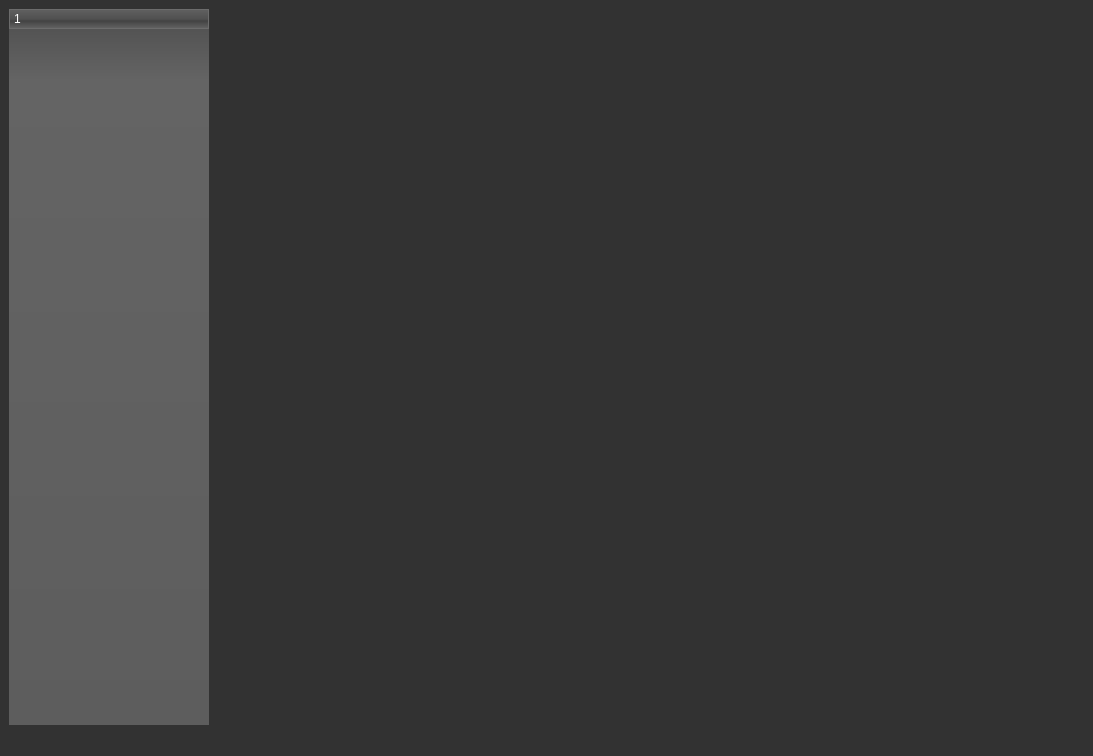
<?xml version="1.0" encoding="UTF-8"?>
<ui version="4.0">
 <class>MainWindow</class>
 <widget class="QMainWindow" name="MainWindow">
  <property name="geometry">
   <rect>
    <x>0</x>
    <y>0</y>
    <width>1093</width>
    <height>756</height>
   </rect>
  </property>
  <property name="windowTitle">
   <string>MainWindow</string>
  </property>
  <property name="styleSheet">
   <string notr="true">QToolTip
{
     border: 1px solid black;
     background-color: #ffa02f;
     padding: 1px;
     border-radius: 3px;
     opacity: 100;
}

QWidget
{
    color: #b1b1b1;
    background-color:#323232;
}

QWidget:item:hover
{
    background-color: QLinearGradient( x1: 0, y1: 0, x2: 0, y2: 1, stop: 0 #ffa02f, stop: 1 #ca0619);
    color: #000000;
}

QWidget:item:selected
{
    background-color: QLinearGradient( x1: 0, y1: 0, x2: 0, y2: 1, stop: 0 #ffa02f, stop: 1 #d7801a);
}

QMenuBar::item
{
    background: transparent;
}

QMenuBar::item:selected
{
    background: transparent;
    border: 1px solid #ffaa00;
}

QMenuBar::item:pressed
{
    background: #444;
    border: 1px solid #000;
    background-color: QLinearGradient(
        x1:0, y1:0,
        x2:0, y2:1,
        stop:1 #212121,
        stop:0.4 #343434/*,
        stop:0.2 #343434,
        stop:0.1 #ffaa00*/
    );
    margin-bottom:-1px;
    padding-bottom:1px;
}

QMenu
{
    border: 1px solid #000;
}

QMenu::item
{
    padding: 2px 20px 2px 20px;
}

QMenu::item:selected
{
    color: #000000;
}

QWidget:disabled
{
    color: #404040;
    background-color: #323232;
}

QAbstractItemView
{
    background-color: QLinearGradient( x1: 0, y1: 0, x2: 0, y2: 1, stop: 0 #4d4d4d, stop: 0.1 #646464, stop: 1 #5d5d5d);
}

QWidget:focus
{
    /*border: 2px solid QLinearGradient( x1: 0, y1: 0, x2: 0, y2: 1, stop: 0 #ffa02f, stop: 1 #d7801a);*/
}

QLineEdit
{
    background-color: QLinearGradient( x1: 0, y1: 0, x2: 0, y2: 1, stop: 0 #4d4d4d, stop: 0 #646464, stop: 1 #5d5d5d);
    padding: 1px;
    border-style: solid;
    border: 1px solid #1e1e1e;
    border-radius: 5;
}

QPushButton
{
    color: #b1b1b1;
    background-color: QLinearGradient( x1: 0, y1: 0, x2: 0, y2: 1, stop: 0 #565656, stop: 0.1 #525252, stop: 0.5 #4e4e4e, stop: 0.9 #4a4a4a, stop: 1 #464646);
    border-width: 1px;
    border-color: #1e1e1e;
    border-style: solid;
    border-radius: 6;
    padding: 3px;
    font-size: 12px;
    padding-left: 5px;
    padding-right: 5px;
}

QPushButton:pressed
{
    background-color: QLinearGradient( x1: 0, y1: 0, x2: 0, y2: 1, stop: 0 #2d2d2d, stop: 0.1 #2b2b2b, stop: 0.5 #292929, stop: 0.9 #282828, stop: 1 #252525);
}

QComboBox
{
    selection-background-color: #ffaa00;
    background-color: QLinearGradient( x1: 0, y1: 0, x2: 0, y2: 1, stop: 0 #565656, stop: 0.1 #525252, stop: 0.5 #4e4e4e, stop: 0.9 #4a4a4a, stop: 1 #464646);
    border-style: solid;
    border: 1px solid #1e1e1e;
    border-radius: 5;
}

QComboBox:hover,QPushButton:hover
{
    border: 2px solid QLinearGradient( x1: 0, y1: 0, x2: 0, y2: 1, stop: 0 #ffa02f, stop: 1 #d7801a);
}


QComboBox:on
{
    padding-top: 3px;
    padding-left: 4px;
    background-color: QLinearGradient( x1: 0, y1: 0, x2: 0, y2: 1, stop: 0 #2d2d2d, stop: 0.1 #2b2b2b, stop: 0.5 #292929, stop: 0.9 #282828, stop: 1 #252525);
    selection-background-color: #ffaa00;
}

QComboBox QAbstractItemView
{
    border: 2px solid darkgray;
    selection-background-color: QLinearGradient( x1: 0, y1: 0, x2: 0, y2: 1, stop: 0 #ffa02f, stop: 1 #d7801a);
}

QComboBox::drop-down
{
     subcontrol-origin: padding;
     subcontrol-position: top right;
     width: 15px;

     border-left-width: 0px;
     border-left-color: darkgray;
     border-left-style: solid; /* just a single line */
     border-top-right-radius: 3px; /* same radius as the QComboBox */
     border-bottom-right-radius: 3px;
 }

QComboBox::down-arrow
{
     image: url(:/down_arrow.png);
}

QGroupBox:focus
{
border: 2px solid QLinearGradient( x1: 0, y1: 0, x2: 0, y2: 1, stop: 0 #ffa02f, stop: 1 #d7801a);
}

QTextEdit:focus
{
    border: 2px solid QLinearGradient( x1: 0, y1: 0, x2: 0, y2: 1, stop: 0 #ffa02f, stop: 1 #d7801a);
}

QScrollBar:horizontal {
     border: 1px solid #222222;
     background: QLinearGradient( x1: 0, y1: 0, x2: 0, y2: 1, stop: 0.0 #121212, stop: 0.2 #282828, stop: 1 #484848);
     height: 7px;
     margin: 0px 16px 0 16px;
}

QScrollBar::handle:horizontal
{
      background: QLinearGradient( x1: 0, y1: 0, x2: 1, y2: 0, stop: 0 #ffa02f, stop: 0.5 #d7801a, stop: 1 #ffa02f);
      min-height: 20px;
      border-radius: 2px;
}

QScrollBar::add-line:horizontal {
      border: 1px solid #1b1b19;
      border-radius: 2px;
      background: QLinearGradient( x1: 0, y1: 0, x2: 1, y2: 0, stop: 0 #ffa02f, stop: 1 #d7801a);
      width: 14px;
      subcontrol-position: right;
      subcontrol-origin: margin;
}

QScrollBar::sub-line:horizontal {
      border: 1px solid #1b1b19;
      border-radius: 2px;
      background: QLinearGradient( x1: 0, y1: 0, x2: 1, y2: 0, stop: 0 #ffa02f, stop: 1 #d7801a);
      width: 14px;
     subcontrol-position: left;
     subcontrol-origin: margin;
}

QScrollBar::right-arrow:horizontal, QScrollBar::left-arrow:horizontal
{
      border: 1px solid black;
      width: 1px;
      height: 1px;
      background: white;
}

QScrollBar::add-page:horizontal, QScrollBar::sub-page:horizontal
{
      background: none;
}

QScrollBar:vertical
{
      background: QLinearGradient( x1: 0, y1: 0, x2: 1, y2: 0, stop: 0.0 #121212, stop: 0.2 #282828, stop: 1 #484848);
      width: 7px;
      margin: 16px 0 16px 0;
      border: 1px solid #222222;
}

QScrollBar::handle:vertical
{
      background: QLinearGradient( x1: 0, y1: 0, x2: 0, y2: 1, stop: 0 #ffa02f, stop: 0.5 #d7801a, stop: 1 #ffa02f);
      min-height: 20px;
      border-radius: 2px;
}

QScrollBar::add-line:vertical
{
      border: 1px solid #1b1b19;
      border-radius: 2px;
      background: QLinearGradient( x1: 0, y1: 0, x2: 0, y2: 1, stop: 0 #ffa02f, stop: 1 #d7801a);
      height: 14px;
      subcontrol-position: bottom;
      subcontrol-origin: margin;
}

QScrollBar::sub-line:vertical
{
      border: 1px solid #1b1b19;
      border-radius: 2px;
      background: QLinearGradient( x1: 0, y1: 0, x2: 0, y2: 1, stop: 0 #d7801a, stop: 1 #ffa02f);
      height: 14px;
      subcontrol-position: top;
      subcontrol-origin: margin;
}

QScrollBar::up-arrow:vertical, QScrollBar::down-arrow:vertical
{
      border: 1px solid black;
      width: 1px;
      height: 1px;
      background: white;
}


QScrollBar::add-page:vertical, QScrollBar::sub-page:vertical
{
      background: none;
}

QTextEdit
{
    background-color: #242424;
}

QPlainTextEdit
{
    background-color: #242424;
}

QHeaderView::section
{
    background-color: QLinearGradient(x1:0, y1:0, x2:0, y2:1, stop:0 #616161, stop: 0.5 #505050, stop: 0.6 #434343, stop:1 #656565);
    color: white;
    padding-left: 4px;
    border: 1px solid #6c6c6c;
}



QDockWidget::title
{
    text-align: center;
    spacing: 3px; /* spacing between items in the tool bar */
    background-color: QLinearGradient(x1:0, y1:0, x2:0, y2:1, stop:0 #323232, stop: 0.5 #242424, stop:1 #323232);
}

QDockWidget::close-button, QDockWidget::float-button
{
    text-align: center;
    spacing: 1px; /* spacing between items in the tool bar */
    background-color: QLinearGradient(x1:0, y1:0, x2:0, y2:1, stop:0 #323232, stop: 0.5 #242424, stop:1 #323232);
}

QDockWidget::close-button:hover, QDockWidget::float-button:hover
{
    background: #242424;
}

QDockWidget::close-button:pressed, QDockWidget::float-button:pressed
{
    padding: 1px -1px -1px 1px;
}

QMainWindow::separator
{
    background-color: QLinearGradient(x1:0, y1:0, x2:0, y2:1, stop:0 #161616, stop: 0.5 #151515, stop: 0.6 #212121, stop:1 #343434);
    color: white;
    padding-left: 4px;
    border: 1px solid #4c4c4c;
    spacing: 3px; /* spacing between items in the tool bar */
}

QMainWindow::separator:hover
{

    background-color: QLinearGradient(x1:0, y1:0, x2:0, y2:1, stop:0 #d7801a, stop:0.5 #b56c17 stop:1 #ffa02f);
    color: white;
    padding-left: 4px;
    border: 1px solid #6c6c6c;
    spacing: 3px; /* spacing between items in the tool bar */
}



QMenu::separator
{
    height: 2px;
    background-color: QLinearGradient(x1:0, y1:0, x2:0, y2:1, stop:0 #161616, stop: 0.5 #151515, stop: 0.6 #212121, stop:1 #343434);
    color: white;
    padding-left: 4px;
    margin-left: 10px;
    margin-right: 5px;
}

QProgressBar
{
    border: 2px solid grey;
    border-radius: 5px;
    text-align: center;
}

QProgressBar::chunk
{
    background-color: #d7801a;
    width: 2.15px;
    margin: 0.5px;
}

QTabBar::tab {
    color: #b1b1b1;
    border: 1px solid #444;
    border-bottom-style: none;
    background-color: #323232;
    padding-left: 10px;
    padding-right: 10px;
    padding-top: 3px;
    padding-bottom: 2px;
    margin-right: -1px;
}

QTabWidget::pane {
    border: 1px solid #444;
    top: 1px;
}

QTabBar::tab:last
{
    margin-right: 0; /* the last selected tab has nothing to overlap with on the right */
    border-top-right-radius: 3px;
}

QTabBar::tab:first:!selected
{
 margin-left: 0px; /* the last selected tab has nothing to overlap with on the right */


    border-top-left-radius: 3px;
}

QTabBar::tab:!selected
{
    color: #b1b1b1;
    border-bottom-style: solid;
    margin-top: 3px;
    background-color: QLinearGradient(x1:0, y1:0, x2:0, y2:1, stop:1 #212121, stop:.4 #343434);
}

QTabBar::tab:selected
{
    border-top-left-radius: 3px;
    border-top-right-radius: 3px;
    margin-bottom: 0px;
}

QTabBar::tab:!selected:hover
{
    /*border-top: 2px solid #ffaa00;
    padding-bottom: 3px;*/
    border-top-left-radius: 3px;
    border-top-right-radius: 3px;
    background-color: QLinearGradient(x1:0, y1:0, x2:0, y2:1, stop:1 #212121, stop:0.4 #343434, stop:0.2 #343434, stop:0.1 #ffaa00);
}

QRadioButton::indicator:checked, QRadioButton::indicator:unchecked{
    color: #b1b1b1;
    background-color: #323232;
    border: 1px solid #b1b1b1;
    border-radius: 6px;
}

QRadioButton::indicator:checked
{
    background-color: qradialgradient(
        cx: 0.5, cy: 0.5,
        fx: 0.5, fy: 0.5,
        radius: 1.0,
        stop: 0.25 #ffaa00,
        stop: 0.3 #323232
    );
}



QRadioButton::indicator
{
    border-radius: 6px;
}

QRadioButton::indicator:hover
{
    border: 1px solid #ffaa00;
}



QRadioButton::indicator:disabled
{
    border: 1px solid #444;
}</string>
  </property>
  <widget class="QWidget" name="centralwidget">
   <layout class="QHBoxLayout" name="horizontalLayout">
    <item>
     <widget class="QTreeWidget" name="treeWidget">
      <property name="maximumSize">
       <size>
        <width>200</width>
        <height>16777215</height>
       </size>
      </property>
      <property name="styleSheet">
       <string notr="true">border: 0;</string>
      </property>
      <column>
       <property name="text">
        <string notr="true">1</string>
       </property>
      </column>
     </widget>
    </item>
    <item>
     <widget class="QStackedWidget" name="stackedWidget">
      <widget class="QWidget" name="page"/>
      <widget class="QWidget" name="page_2"/>
     </widget>
    </item>
   </layout>
  </widget>
  <widget class="QMenuBar" name="menubar">
   <property name="geometry">
    <rect>
     <x>0</x>
     <y>0</y>
     <width>1093</width>
     <height>26</height>
    </rect>
   </property>
  </widget>
  <widget class="QStatusBar" name="statusbar"/>
 </widget>
 <resources/>
 <connections/>
</ui>
